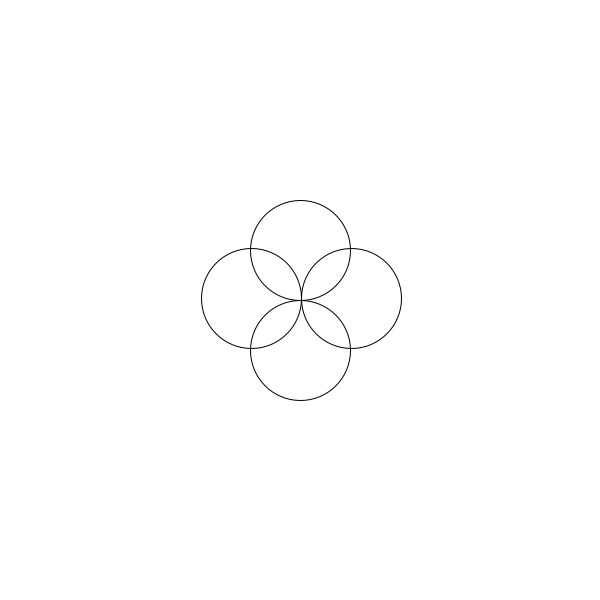
Frame 1 (no input)
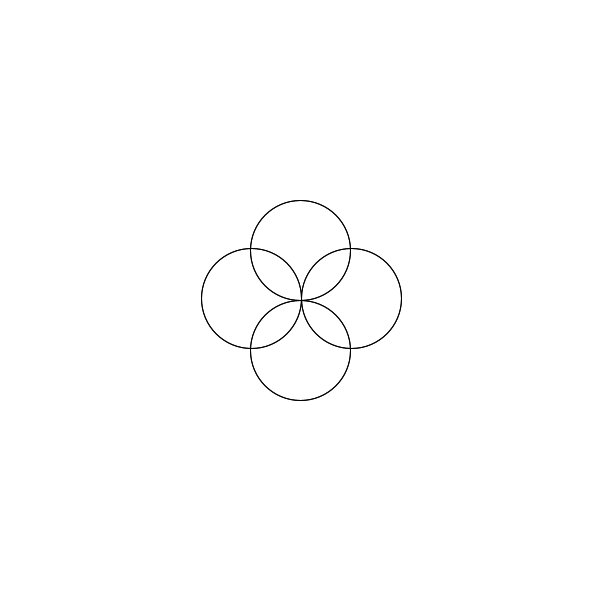
Frame 2 (the mouse pressed at the canvas centre, redrawn once)

The Processing sketch that drew these frames (run headless with seeded random() and noise(); the mouse was pressed at the canvas centre and the sketch redrawn once):

// Processing sketch: processing_85517
// ── processing_85517.pde

  void setup () 
{
  size(600,600);
  //Fond blanc
  background(255); 
  smooth();
}

void draw()
{
  //Je créer une ellipse non remplie. (ellipse en haut)
  noFill();
  ellipse(300,250,100,100);
  //Je créer trois autres ellipses de la même taille. DUPLICATION/JUXTAPOSITION
  //(Ellipse en bas) 
  ellipse(300,350,100,100);
  //Ellipse à gauche) 
  ellipse(251,298,100,100);
  //(Ellipse à droite)
  ellipse(351,298,100,100);
  
  noLoop();
}
